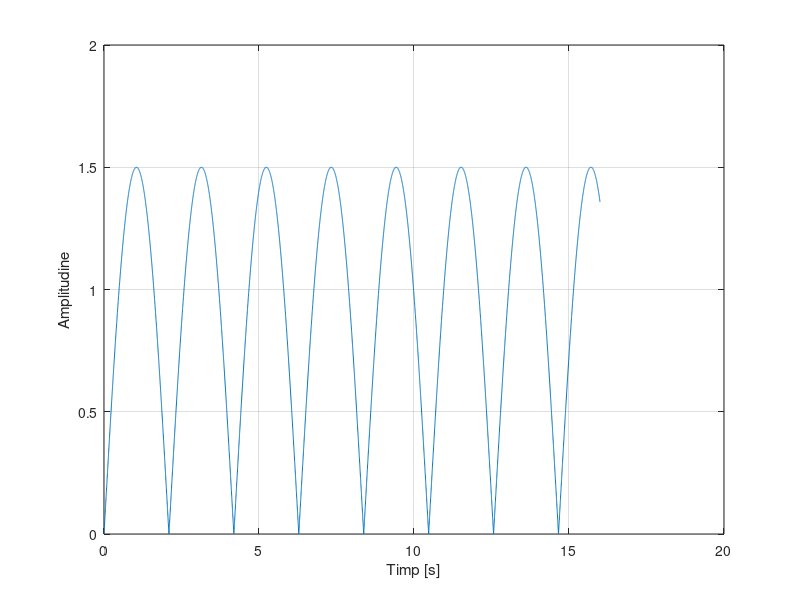

Write the MATLAB code that produced this figure.
close all
clear all
clc
A = 1.5;
x = 0:0.002:4*4;
s = abs(A*sin(1.5*x));
figure
plot(x,s),xlabel('Timp [s]'),ylabel('Amplitudine'),grid 